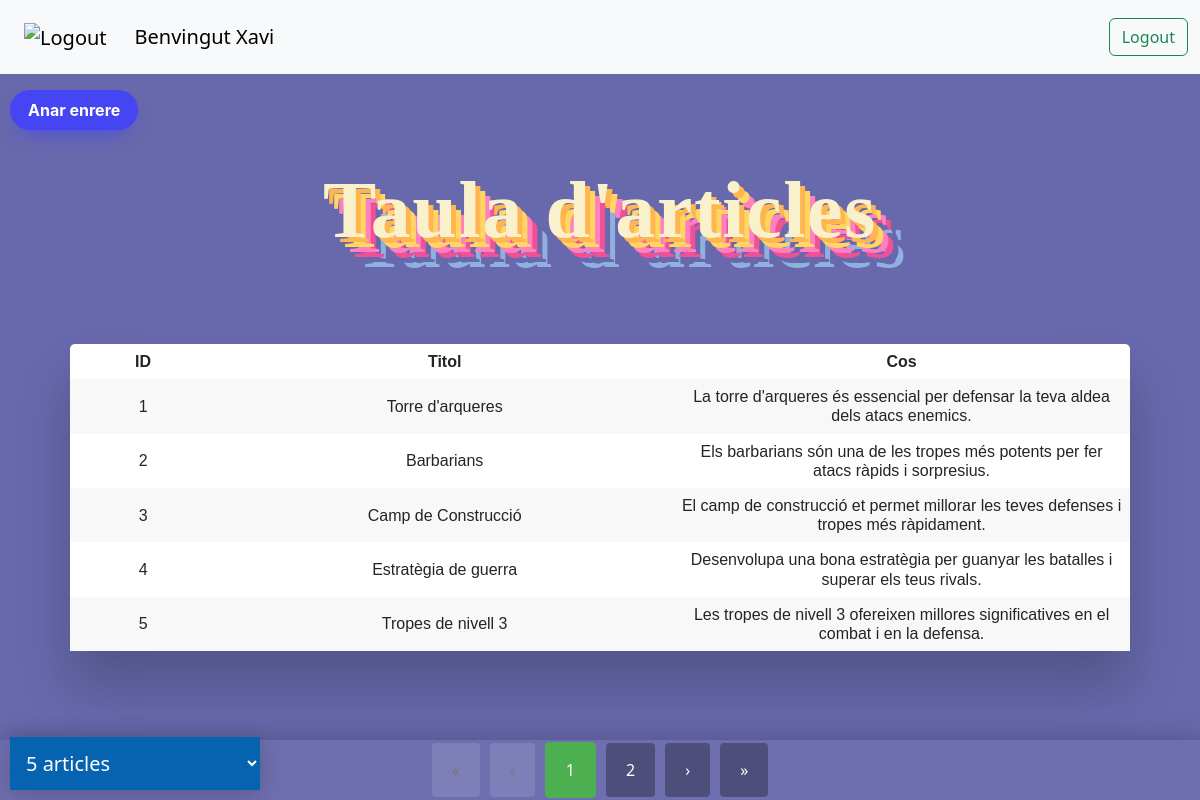
Page /mostrar_usuari.php?pagina=1 (signed in) on the committed database.
### tables this page shows
CREATE TABLE `articles` (
  `ID` int(11) NOT NULL,
  `titol` text NOT NULL,
  `cos` text NOT NULL,
  `usuari_id` int(11) DEFAULT NULL
);

### mostrar_usuari.php (the view, shortened to what this page needs)
<?php
include "Vistes/navbar_view.php";
?>
<?php
require_once "Database/connexio.php";
$connexio = new PDO("mysql:host=$db_host; dbname=$db_nom", $db_usuari, $db_password);
$usuario_id = $_SESSION['user_id'];
$articles_per_pagina = isset($_GET['articles_per_pagina']) ? (int)$_GET['articles_per_pagina'] : 5;
if (isset($_GET['pagina']) && is_numeric($_GET['pagina'])) {
    $pagina_actual = (int) $_GET['pagina'];
} else {
    $pagina_actual = 1;
}
$total_articles = $connexio->prepare('SELECT COUNT(*) FROM articles WHERE usuari_id = :usuario_id');
$total_articles->bindValue(':usuario_id', $usuario_id, PDO::PARAM_INT);
$total_articles->execute();
$total_articles = $total_articles->fetchColumn();
$total_pagines = ceil($total_articles / $articles_per_pagina);
$offset = ($pagina_actual - 1) * $articles_per_pagina;
$select = $connexio->prepare("SELECT * FROM articles WHERE usuari_id = :usuario_id LIMIT :offset, :articles_per_pagina");
$select->bindValue(':usuario_id', $usuario_id, PDO::PARAM_INT);
$select->bindValue(':offset', $offset, PDO::PARAM_INT);
$select->bindValue(':articles_per_pagina', $articles_per_pagina, PDO::PARAM_INT);
$select->execute();
$resultats = $select->fetchAll();
function mostrarTaula($resultats){
    echo "<div class='table-wrapper'>";
    echo "<table class='fl-table'>
    <tr>
    <th>ID</th>
    <th>Titol</th>
    <th>Cos</th>
    </tr>";
    foreach($resultats as $res) {
        echo "<tr>";
        echo "<td>" . htmlspecialchars($res['ID']) . "</td>";
        echo "<td>" . htmlspecialchars($res['titol']) . "</td>";
        echo "<td>" . htmlspecialchars($res['cos']) . "</td>";
        echo "</tr>";
    }
    echo "</table>";
    echo "</div>";
}
function mostrarPaginacio($pagina_actual, $total_pagines, $articles_per_pagina) {
    echo "<div class='pagination'>";
    if ($pagina_actual > 1) {
        echo "<a href='?pagina=1&articles_per_pagina=$articles_per_pagina'>&laquo;</a>";
    } else {
        echo "<a href='#' class='disabled'>&laquo;</a>";
    }
    if ($pagina_actual > 1) {
        echo "<a href='?pagina=" . ($pagina_actual - 1) . "&articles_per_pagina=$articles_per_pagina'>&lsaquo;</a>";
    } else {
        echo "<a href='#' class='disabled'>&lsaquo;</a>";
    }
    if ($total_pagines <= 7) {
        for ($i = 1; $i <= $total_pagines; $i++) {
            if ($i == $pagina_actual) {
                echo "<a class='active' href='?pagina=$i&articles_per_pagina=$articles_per_pagina'>$i</a>";
            } else {
                echo "<a href='?pagina=$i&articles_per_pagina=$articles_per_pagina'>$i</a>";
            }
        }
    }
    if ($pagina_actual < $total_pagines) {
        echo "<a href='?pagina=" . ($pagina_actual + 1) . "&articles_per_pagina=$articles_per_pagina'>&rsaquo;</a>";
    } else {
        echo "<a href='#' class='disabled'>&rsaquo;</a>";
    }
    if ($pagina_actual < $total_pagines) {
        echo "<a href='?pagina=$total_pagines&articles_per_pagina=$articles_per_pagina'>&raquo;</a>";
    } else {
        echo "<a href='#' class='disabled'>&raquo;</a>";
    }
    echo "</div>";
}
?>
<!DOCTYPE html>
<html lang="en">
<head>
    <link rel="stylesheet" type="text/css" href="CSS/estils.css">
</head>
<body>
    <p class="titol">Taula d'articles</p><br>
    <br>
    <div class="articulos">
        <h2>
            <?php mostrarTaula($resultats); ?>
        </h2>
    </div>
    <?php mostrarPaginacio($pagina_actual, $total_pagines, $articles_per_pagina); ?>
    <div class="box">
        <select id="articles" onchange="location = this.value;">
            <option value="?pagina=1&articles_per_pagina=5" <?php echo (isset($_GET['articles_per_pagina']) && $_GET['articles_per_pagina'] == 5) ? 'selected' : ''; ?>>5 articles</option>
        </select>
    </div>
        <div>
            <a href="index_usuari.php">
                <button type="button" class="tornar" role="button">Anar enrere</button>
            </a>
        </div>
</body>
</html>

### CSS/estils.css (style rules this page uses)
body { background: #6868AC; text-align: center; }
h2 { text-align: center; font-family: Arial, Helvetica, sans-serif; }
p { color: rgb(17, 255, 0); }
.table-wrapper { margin: 10px 70px 70px; box-shadow: 0px 35px 50px rgba(0, 0, 0, 0.2); }
.fl-table { border-radius: 5px; font-size: 16px; font-weight: normal; border: none; border-collapse: collapse; width: 100%; max-width: 100%; white-space: nowrap; background-color: rgb(255, 255, 255); }
table { display: table; border-collapse: separate; box-sizing: border-box; text-indent: initial; unicode-bidi: isolate; border-spacing: 2px; border-color: gray; }
.fl-table td, .fl-table th { text-align: center; padding: 8px; word-wrap: break-word; white-space: normal; max-width: 100px; overflow-wrap: break-word; }
.fl-table tr:nth-child(even) { background: #F8F8F8; }
.tornar { position: fixed; top: 90px; left: 10px; background: #4545f3; border-radius: 999px; box-shadow: #4545f3 0 10px 20px -10px; box-sizing: border-box; color: #FFFFFF; cursor: pointer; font-family: Inter, Helvetica, "Apple Color Emoji", "Segoe UI Emoji", NotoColorEmoji, "Noto Color Emoji", "Segoe UI Symbol", "Android Emoji", EmojiSymbols, -apple-system, system-ui, "Segoe UI", Roboto, "Helvetica Neue", "Noto Sans", sans-serif; font-size: 16px; font-weight: 700; line-height: 24px; opacity: 1; outline: 0 solid transparent; padding: 8px 18px; user-select: none; -webkit-user-select: none; touch-action: manipulation; width: fit-content; word-break: break-word; border: 0; }
.titol { font-family: 'Calligraffitti', cursive; font-weight: 700; font-size: 5rem; display: flex; text-shadow: -15px 5px 20px #ced0d3; letter-spacing: 0.02em; text-align: center; flex-direction: column; align-items: center; justify-content: center; color: #F9f1cc; text-shadow: 5px 5px 0px #FFB650, 10px 10px 0px #FFD662, 15px 15px 0px #FF80BF, 20px 20px 0px #EF5097, 25px 25px 0px #6868AC, 30px 30px 0px #90B1E0; margin-top: 150px; }
.articulos { margin: 0; padding: 0; font-family: sans-serif; }
.pagination { position: fixed; bottom: 0; left: 0; right: 0; height: 60px; background: rgba(255, 255, 255, 0.05); box-shadow: 5px 5px 30px rgba(0, 0, 0, 0.3); display: flex; align-items: center; justify-content: center; backdrop-filter: blur(3px); border-radius: 2px; z-index: 1000; }
.pagination a { padding: 15px 20px; text-decoration: none; color: #fff; font-weight: 500; transition: background-color 0.3s; border-radius: 4px; margin: 0 5px; background: rgba(0, 0, 0, 0.3); }
.pagination a:hover, .pagination a.active { background: rgba(255, 255, 255, 0.2); }
.pagination a.active { background-color: #4CAF50; color: white; border: 1px solid #4CAF50; }
.pagination a.disabled { pointer-events: none; background-color: rgba(255, 255, 255, 0.1); color: #777; cursor: not-allowed; }
.box { position: fixed; bottom: 0%; left: 0px; padding: 10px; border-radius: 5px; z-index: 1000; }
.box select { background-color: #0563af; color: white; padding: 12px; width: 250px; border: none; font-size: 20px; box-shadow: 0 5px 25px rgba(0, 0, 0, 0.2); -webkit-appearance: button; appearance: button; outline: none; }
.box select option { padding: 30px; }

### rows in the picture
articles: ID "1", titol "Torre d'arqueres", cos "La torre d'arqueres és essencial per defensar la teva aldea dels atacs enemics."
articles: ID "2", titol "Barbarians", cos "Els barbarians són una de les tropes més potents per fer atacs ràpids i sorpresius."
articles: ID "3", titol "Camp de Construcció", cos "El camp de construcció et permet millorar les teves defenses i tropes més ràpidament."
articles: ID "4", titol "Estratègia de guerra", cos "Desenvolupa una bona estratègia per guanyar les batalles i superar els teus rivals."
articles: ID "5", titol "Tropes de nivell 3", cos "Les tropes de nivell 3 ofereixen millores significatives en el combat i en la defensa."

### other values in the picture
$usuari "Xavi"
